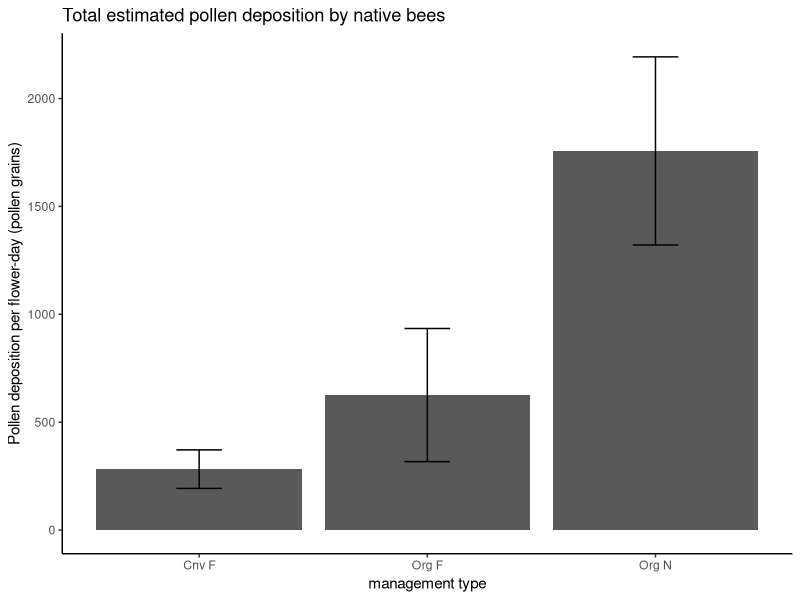

The R source for this figure:
## ---- chunk 1
# Loading in necessary packages
suppressPackageStartupMessages(library(dplyr))
suppressPackageStartupMessages(library(ggplot2))

# reading in the data 
watermelon <- read.csv("watermelon.csv")

# Grouping the different farm types
# Calcuating standard error for error bars 
watermelon_org <- watermelon %>%
  group_by(management, prox_habitat) %>%
  summarize(mean_pollen = mean(Pollen_deposition),
            sd_pollen = sd(Pollen_deposition), 
            count = n(),
            se_pollen = (sd_pollen/sqrt(count)))

watermelon_org$farm_type <- paste(watermelon_org$management, watermelon_org$prox_habitat)

# barplot by farm type 
watermelon_org %>%
ggplot(aes(x = farm_type, y = mean_pollen)) +
  geom_bar(stat = "identity") + theme_classic() +
  ggtitle("Total estimated pollen deposition by native bees") +  
       ylab("Pollen deposition per flower-day (pollen grains)") +  
       xlab("management type") + labs(fill = "proximity to natural habitat") +
  geom_errorbar(aes(ymin = mean_pollen - se_pollen, ymax = mean_pollen +se_pollen), width = 0.2)

